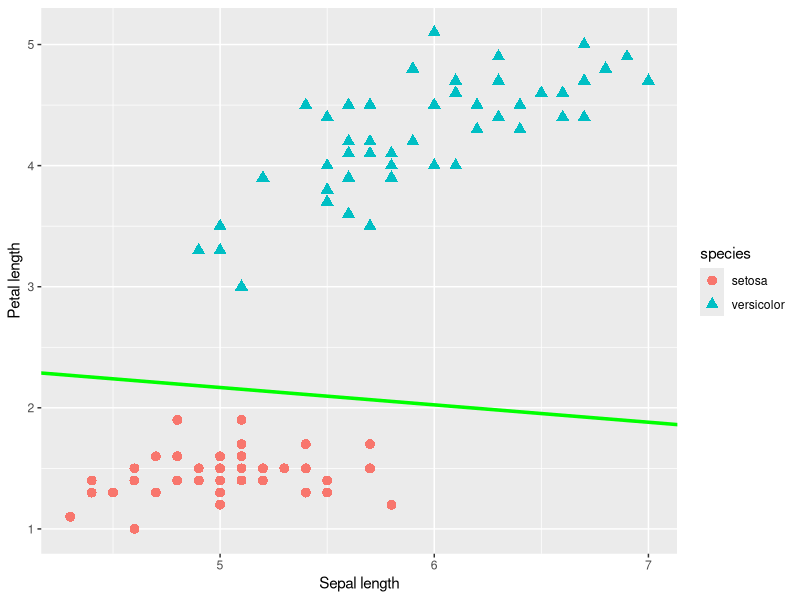

This chart was generated by the following R code:
rm(list = ls())

###############################
## (a) ##
###############################

### Import data
data(iris)
iris_sub = iris[1:100, c(1,3,5)]
names(iris_sub) = c("sepal", "petal", "species")
head(iris_sub)

y = iris_sub[, 3]
x = iris_sub[, 1:2]
y = c(rep(-1, 50), rep(1, 50))
y

### Define functions
euclidean.norm = function (x) {sqrt(sum(x*x))}
distance.from.plane = function (z,w,b) {sum(z*w)+b}
classify.linear = function (x,w,b) {
  distances = apply(x, 1, distance.from.plane, w, b)
  return(ifelse(distances < 0, -1, +1))
}

### Define perceptron function

perceptron = function (x, y, learning.rate) {
  w = c(0,0)
  b = 0
  k = 0
  R = max(apply(x, 1, euclidean.norm))
  mark.complete = TRUE
  
  while (mark.complete) {
    mark.complete = FALSE
    yc = classify.linear(x,w,b)
    for (i in 1:nrow(x)) {
      if (y[i] != yc[i]) {
        w = w + learning.rate * y[i] * x[i,]
        b = b + learning.rate * y[i] * R^2
        k = k+1
        mark.complete = TRUE
      }
    }
  }
  return(list(w = w, b = b, k = k))
}

###############################
## (b) ##
###############################

p = perceptron(x, y, 1)
w = c(as.numeric(p$w)[1], as.numeric(p$w)[2])
b = p$b
k = p$k
w
b
k

###############################
## (c) ##
###############################
library(ggplot2)
ggplot(iris_sub, aes(x = sepal, y = petal))+
       geom_point(aes(colour = species, shape = species), size = 3)+
       xlab("Sepal length")+
       ylab("Petal length")+
       geom_abline(intercept = -b/w[2], slope = -w[1]/w[2], color = 'green', size = 1.2)
